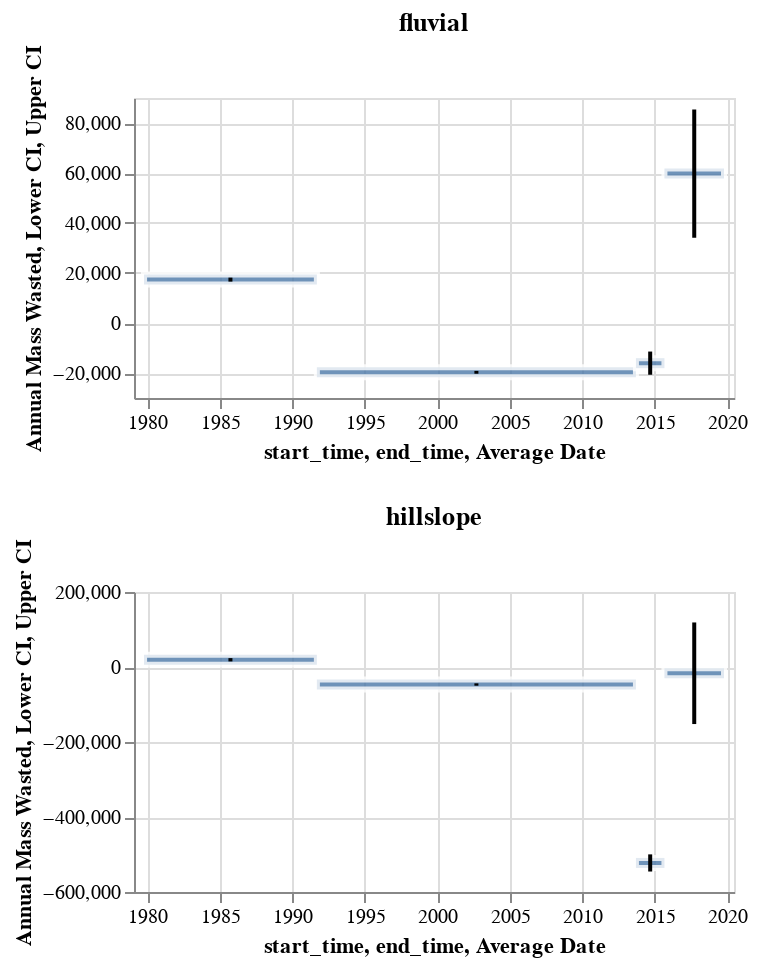

Write notebook code for a chart like this one.
### Markdown cell above
#### Plot net mass wasted by erosion type

### Code cell
bars = alt.Chart(fluvial_dv_df.drop(columns='index')).mark_bar(
    strokeWidth = 3,
    stroke="white",
    opacity=0.8
).encode(
    alt.X('start_time:T'),
    alt.X2('end_time:T'),
    alt.Y("Annual Mass Wasted:Q")
).properties(
    width=300, 
    height=150
)

error_bars = alt.Chart(fluvial_dv_df.drop(columns="index")).mark_bar(
    color="black",
    width=2
).encode(
    alt.X("Average Date:T"),
    alt.Y("Lower CI"),
    alt.Y2("Upper CI")
).properties(
    width=300, 
    height=150
)

fluvial_chart = bars + error_bars

bars = alt.Chart(hillslope_dv_df.drop(columns='index')).mark_bar(
    strokeWidth = 3,
    stroke="white",
    opacity=0.8
).encode(
    alt.X('start_time:T'),
    alt.X2('end_time:T'),
    alt.Y("Annual Mass Wasted:Q")
).properties(
    width=300, 
    height=150
)

error_bars = alt.Chart(hillslope_dv_df.drop(columns="index")).mark_bar(
    color="black",
    width=2
).encode(
    alt.X("Average Date:T"),
    alt.Y("Lower CI"),
    alt.Y2("Upper CI")
).properties(
    width=300, 
    height=150
)

hillslope_chart = bars + error_bars

# chart.save(os.path.join(plot_output_dir, "mass_wasted_net.png"), scale_factor=2.0)

(fluvial_chart.properties(title='fluvial') & hillslope_chart.properties(title='hillslope')).resolve_scale(x='shared')

### Figure 1 — Vega-Lite specification as saved in the notebook (floating-point values rounded to 4 significant figures)
{"config": {"view": {"continuousWidth": 400, "continuousHeight": 300}}, "vconcat": [{"layer": [{"data": {"name": "data-af9d81f688972b070b7b9208440481f8"}, "mark": {"type": "bar", "opacity": 0.8, "stroke": "white", "strokeWidth": 3}, "encoding": {"x": {"type": "temporal", "field": "start_time"}, "x2": {"field": "end_time"}, "y": {"type": "quantitative", "field": "Annual Mass Wasted"}}, "height": 150, "width": 300}, {"data": {"name": "data-af9d81f688972b070b7b9208440481f8"}, "mark": {"type": "bar", "color": "black", "width": 2}, "encoding": {"x": {"type": "temporal", "field": "Average Date"}, "y": {"type": "quantitative", "field": "Lower CI"}, "y2": {"field": "Upper CI"}}, "height": 150, "width": 300}], "title": "fluvial"}, {"layer": [{"data": {"name": "data-82fed1b9c431d3b829e53428eb4a2a2d"}, "mark": {"type": "bar", "opacity": 0.8, "stroke": "white", "strokeWidth": 3}, "encoding": {"x": {"type": "temporal", "field": "start_time"}, "x2": {"field": "end_time"}, "y": {"type": "quantitative", "field": "Annual Mass Wasted"}}, "height": 150, "width": 300}, {"data": {"name": "data-82fed1b9c431d3b829e53428eb4a2a2d"}, "mark": {"type": "bar", "color": "black", "width": 2}, "encoding": {"x": {"type": "temporal", "field": "Average Date"}, "y": {"type": "quantitative", "field": "Lower CI"}, "y2": {"field": "Upper CI"}}, "height": 150, "width": 300}], "title": "hillslope"}], "resolve": {"scale": {"x": "shared"}}, "$schema": "https://vega.github.io/schema/vega-lite/v4.8.1.json", "datasets": {"data-af9d81f688972b070b7b9208440481f8": [{"dh": 2.091, "area": 99580.0, "volume": 208200.0, "type": "fluvial", "n_pixels": 24900.0, "volumetric_uncertainty": 9510.0, "start_time": "1979-10-06T00:00:00", "end_time": "1991-09-09T00:00:00", "time_difference_years": 12, "Annual Mass Wasted": 17350.0, "Upper CI": 18140.0, "Lower CI": 16560.0, "Average Date": "1985-09-22T00:00:00"}, {"dh": -4.029, "area": 107700.0, "volume": -433900.0, "type": "fluvial", "n_pixels": 26920.0, "volumetric_uncertainty": 12380.0, "start_time": "1991-09-09T00:00:00", "end_time": "2013-09-13T00:00:00", "time_difference_years": 22, "Annual Mass Wasted": -19720.0, "Upper CI": -19160.0, "Lower CI": -20280.0, "Average Date": "2002-09-11T00:00:00"}, {"dh": -0.2204, "area": 145800.0, "volume": -32120.0, "type": "fluvial", "n_pixels": 36440.0, "volumetric_uncertainty": 9279.0, "start_time": "2013-09-13T00:00:00", "end_time": "2015-09-01T00:00:00", "time_difference_years": 2, "Annual Mass Wasted": -16060.0, "Upper CI": -11420.0, "Lower CI": -20700.0, "Average Date": "2014-09-07T00:00:00"}, {"dh": 1.626, "area": 147000.0, "volume": 239000.0, "type": "fluvial", "n_pixels": 36750.0, "volumetric_uncertainty": 102700.0, "start_time": "2015-09-01T00:00:00", "end_time": "2019-10-11T00:00:00", "time_difference_years": 4, "Annual Mass Wasted": 59760.0, "Upper CI": 85440.0, "Lower CI": 34090.0, "Average Date": "2017-09-21T00:00:00"}], "data-82fed1b9c431d3b829e53428eb4a2a2d": [{"dh": 0.4125, "area": 561300.0, "volume": 231500.0, "type": "hillslope", "n_pixels": 140300.0, "volumetric_uncertainty": 52650.0, "start_time": "1979-10-06T00:00:00", "end_time": "1991-09-09T00:00:00", "time_difference_years": 12, "Annual Mass Wasted": 19300.0, "Upper CI": 23680.0, "Lower CI": 14910.0, "Average Date": "1985-09-22T00:00:00"}, {"dh": -1.65, "area": 622900.0, "volume": -1028000.0, "type": "hillslope", "n_pixels": 155700.0, "volumetric_uncertainty": 67650.0, "start_time": "1991-09-09T00:00:00", "end_time": "2013-09-13T00:00:00", "time_difference_years": 22, "Annual Mass Wasted": -46720.0, "Upper CI": -43640.0, "Lower CI": -49790.0, "Average Date": "2002-09-11T00:00:00"}, {"dh": -1.389, "area": 752200.0, "volume": -1045000.0, "type": "hillslope", "n_pixels": 188000.0, "volumetric_uncertainty": 45740.0, "start_time": "2013-09-13T00:00:00", "end_time": "2015-09-01T00:00:00", "time_difference_years": 2, "Annual Mass Wasted": -522500.0, "Upper CI": -499700.0, "Lower CI": -545400.0, "Average Date": "2014-09-07T00:00:00"}, {"dh": -0.08585, "area": 776600.0, "volume": -66670.0, "type": "hillslope", "n_pixels": 194100.0, "volumetric_uncertainty": 541800.0, "start_time": "2015-09-01T00:00:00", "end_time": "2019-10-11T00:00:00", "time_difference_years": 4, "Annual Mass Wasted": -16670.0, "Upper CI": 118800.0, "Lower CI": -152100.0, "Average Date": "2017-09-21T00:00:00"}]}}
